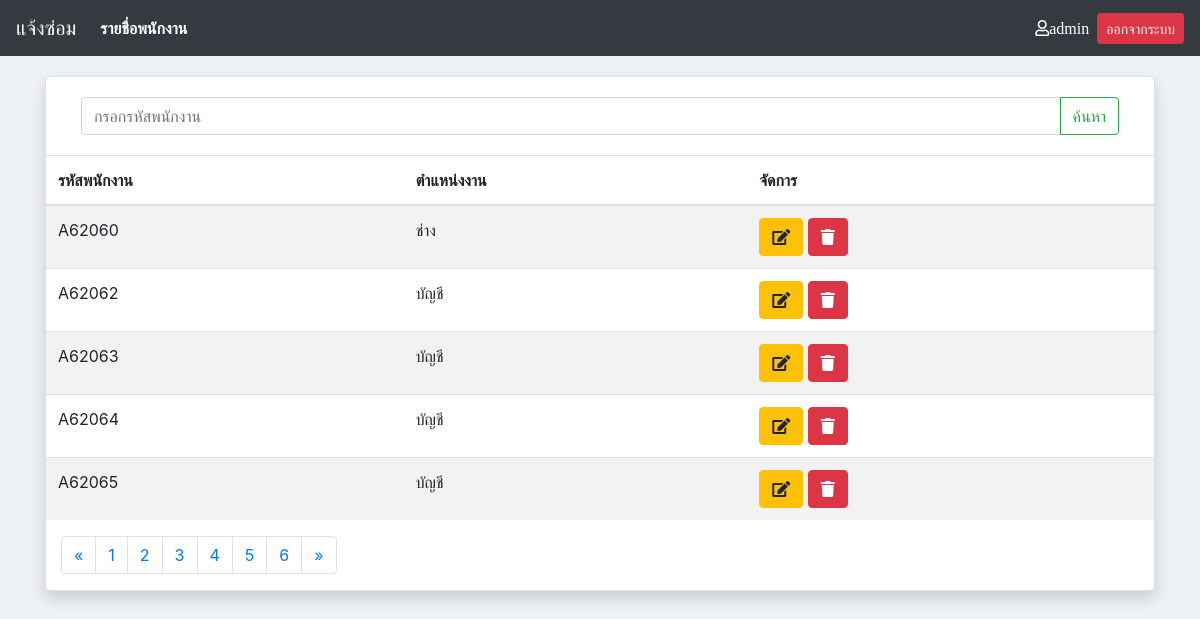
The page /Admin/list_users.php (signed in) on the database its author committed.
### tables this page shows
CREATE TABLE `position` (
  `position_id` int(11) NOT NULL,
  `position_name` varchar(50) NOT NULL
);

CREATE TABLE `users` (
  `users_id` varchar(255) NOT NULL,
  `users_username` varchar(20) NOT NULL,
  `users_password` varchar(20) DEFAULT NULL,
  `users_status_role` int(1) DEFAULT '0',
  `users_position` int(11) DEFAULT NULL
);

### Admin/list_users.php (the view, shortened to what this page needs)
<!doctype html>
<html lang="en">
    <head>
        <link rel="stylesheet" href="https://stackpath.bootstrapcdn.com/bootstrap/4.3.1/css/bootstrap.min.css">
        <link rel="stylesheet" href="https://use.fontawesome.com/releases/v5.8.2/css/all.css">
        <link rel="stylesheet" href="../Css/boxhelp.css">
        <link rel="stylesheet" href="https://maxcdn.bootstrapcdn.com/bootstrap/4.3.1/css/bootstrap.min.css">
    </head>
    <body style="background-color: #eff2f4">
        <?php
        $text_serch = isset($_POST['text_serch']) ? $_POST['text_serch'] : '';
        $page = 'list_users';
        include './header.php';
        $perpage = 5;
        if (isset($_GET['page'])) {
            $page = $_GET['page'];
        } else {
            $page = 1;
        }
        $start = ($page - 1) * $perpage;
        $sql = "select users.users_id, position.position_name from position inner join users ON users.users_position=position.position_id WHERE users.users_id like '%$text_serch%'  order by users_id limit {$start} , {$perpage} ";
        $query = mysqli_query($conn, $sql);
        ?>
        <div class="container" style="padding-top: 20px;">
            <div class="card shadow">
                <form class="form-inline" action="list_users.php" method="POST">
                    <div class="card-body">
                        <div class="col-md-12 col-lg-12 col-sm-12">
                            <div class="input-group">
                                <input type="text" class="form-control" placeholder="กรอกรหัสพนักงาน" id="text_serch" name="text_serch">
                                <div class="input-group-append">
                                    <input class="btn btn-outline-success" type="submit" value="ค้นหา" />
                                </div>
                            </div>
                        </div>
                    </div>
                </form>
                <table class="table table-striped">
                    <thead>
                        <tr>
                            <th>รหัสพนักงาน</th>
                            <th>ตำแหน่งงาน</th>
                            <th>จัดการ</th>
                        </tr>
                    </thead>
                    <tbody>
                        <?php while ($result = mysqli_fetch_assoc($query)) { ?>
                            <tr>
                                <td><?php echo $result['users_id']; ?></td>
                                <td><?php echo $result['position_name']; ?></td>
                                <td>
                                    <a href="update.php?users_id=<?php echo $result['users_id'];?>"class="btn btn-warning"><i class="fas fa-edit"></i></a>
                                    <a href="JavaScript:if(confirm('ยืนยันการลบ')==true){window.location='del_users.php?users_id=<?php echo $result["users_id"]; ?>'}" class="btn btn-danger"><i class="fas fa-trash"></i></a>
                                </td>
                            </tr>
                        <?php } ?>
                    </tbody>
                </table>
                <?php
                $sql2 = "select * from users order by users_id ";
                $query2 = mysqli_query($conn, $sql2);
                $total_record = mysqli_num_rows($query2);
                $total_page = ceil($total_record / $perpage);
                ?>
                <div class="col-12">
                    <nav>
                        <ul class="pagination justify-content">
                            <li class="page-item">
                                <a class="page-link" href="list_users.php?page=1" aria-label="Previous">
                                    <span aria-hidden="true">&laquo;</span>
                                </a>
                            </li>
                            <?php for ($i = 1; $i <= $total_page; $i++) { ?>
                                <li class="page-item "><a class="page-link" href="list_users.php?page=<?php echo $i; ?>"><?php echo $i; ?></a></li>
                            <?php } ?>
                            <li class="page-item">
                                <a class="page-link" href="list_users.php?page=<?php echo $total_page; ?>" aria-label="Next">
                                    <span aria-hidden="true">&raquo;</span>
                                </a>
                            </li>
                        </ul>
                    </nav>
                </div>
            </div>
        </div>
    </body>
</html>

### rows shown on the page
position: users.users_id "A62060", position_name "ช่าง"
position: users.users_id "A62062", position_name "บัญชี", users.users_id "A62063", users.users_id "A62064", users.users_id "A62065"

### other values the page prints
$_SESSION['users_username'] "admin"
